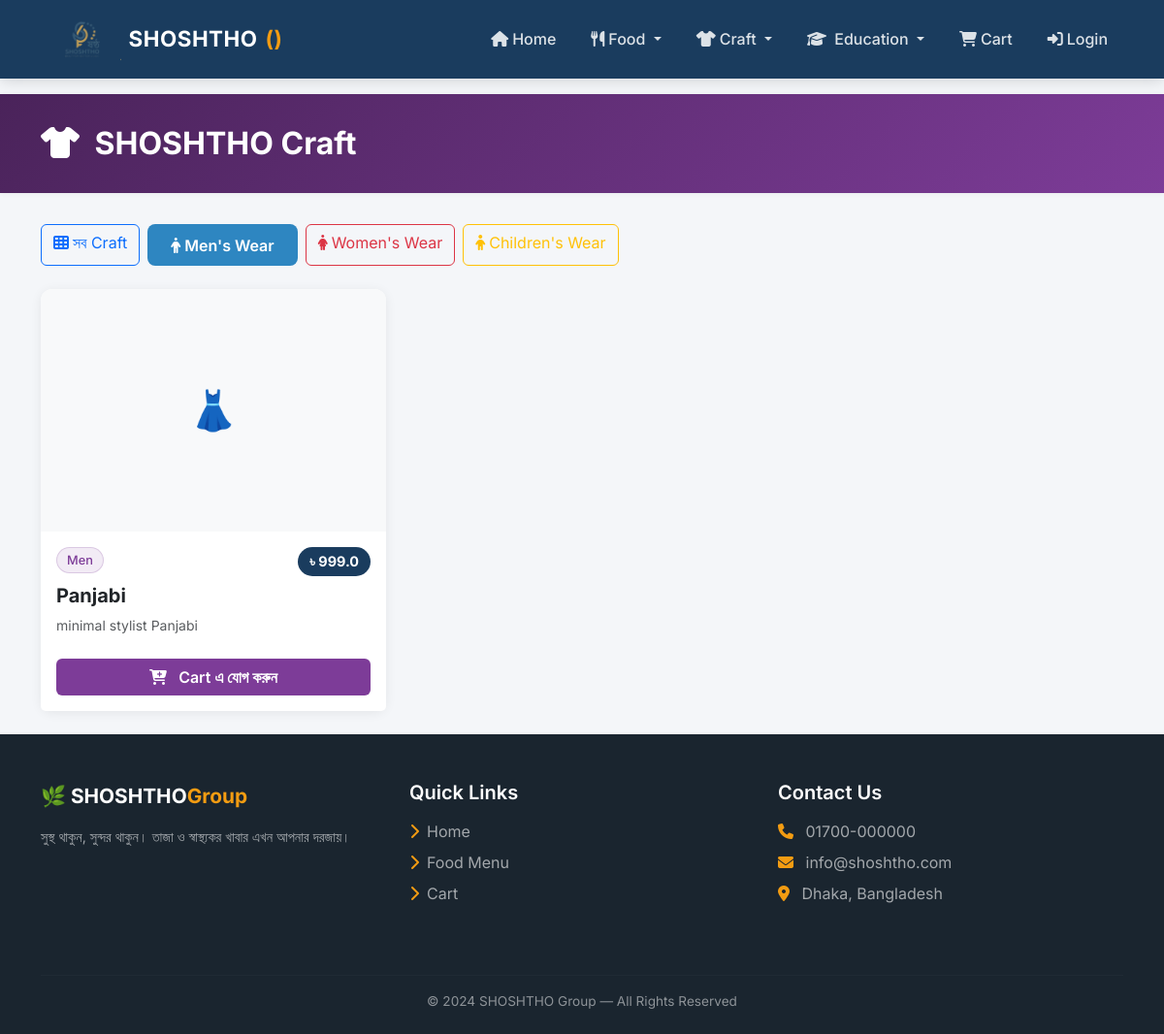
The app's page /craft?category=Men with its own data.
### app/models.py (models this page shows)
class CraftItem(db.Model):
    id = db.Column(db.Integer, primary_key=True)
    name = db.Column(db.String(200), nullable=False)
    description = db.Column(db.Text)
    price = db.Column(db.Float, nullable=False)
    category = db.Column(db.String(100))
    image_url = db.Column(db.String(300))
    is_available = db.Column(db.Boolean, default=True)
    created_at = db.Column(db.DateTime, default=datetime.utcnow)

### app/routes/shop.py (the view)
@shop.route('/craft')
def craft():
    category = request.args.get('category')
    if category:
        items = CraftItem.query.filter_by(
            is_available=True,
            category=category
        ).all()
    else:
        items = CraftItem.query.filter_by(
            is_available=True
        ).all()
    return render_template('craft.html',
                           items=items,
                           current_cat=category)

### app/templates/craft.html (shortened to what this page needs)
{% extends 'base.html' %}
{% block content %}
<div class="page-header"
     style="background:linear-gradient(135deg,#4a235a,#7d3c98);
            padding:2rem 0;">
    <div class="container">
        <h2 class="text-white fw-bold">
            <i class="fas fa-tshirt me-2"></i>
            SHOSHTHO Craft
        </h2>
    </div>
</div>
<div class="container my-4">
    <div class="mb-4 d-flex flex-wrap gap-2">
        <a href="/craft"
           class="btn {% if not current_cat %}btn-primary{% else %}btn-outline-primary{% endif %}">
            <i class="fas fa-th me-1"></i>সব Craft
        </a>
        <a href="/craft?category=Men"
           class="btn {% if current_cat=='Men' %}btn-primary{% else %}btn-outline-primary{% endif %}">
            <i class="fas fa-male me-1"></i>Men's Wear
        </a>
        <a href="/craft?category=Women"
           class="btn {% if current_cat=='Women' %}btn-danger{% else %}btn-outline-danger{% endif %}">
            <i class="fas fa-female me-1"></i>Women's Wear
        </a>
        <a href="/craft?category=Child"
           class="btn {% if current_cat=='Child' %}btn-warning{% else %}btn-outline-warning{% endif %}">
            <i class="fas fa-child me-1"></i>Children's Wear
        </a>
    </div>
    {% if items %}
    <div class="row g-4">
        {% for item in items %}
        <div class="col-md-4 col-sm-6">
            <div class="card food-card h-100">
                <div class="zoom-container"
                     style="height:250px; overflow:hidden;
                            border-radius:12px 12px 0 0;">
                    {% if item.image_url %}
                    <img src="{{ item.image_url }}"
                         class="zoom-img w-100 h-100"
                         style="object-fit:cover;"
                         alt="{{ item.name }}">
                    {% else %}
                    <div class="w-100 h-100 d-flex
                                align-items-center
                                justify-content-center
                                bg-light fs-1">
                        👗
                    </div>
                    {% endif %}
                </div>
                <div class="card-body">
                    <div class="d-flex justify-content-between
                                align-items-start mb-2">
                        <span class="category-badge"
                              style="background:rgba(125,60,152,0.1);
                                     color:#7d3c98;
                                     border-color:rgba(125,60,152,0.2);">
                            {{ item.category }}
                        </span>
                        <span class="price-tag">
                            ৳ {{ item.price }}
                        </span>
                    </div>
                    <h5 class="card-title fw-bold">
                        {{ item.name }}
                    </h5>
                    <p class="card-text text-muted small">
                        {{ item.description }}
                    </p>
                </div>
                <div class="card-footer bg-white border-0 pb-3">
                    <form action="/cart/add/craft/{{ item.id }}"
                          method="POST">
                        <button class="btn w-100"
                                style="background:#7d3c98;
                                       color:white;
                                       font-weight:600;">
                            <i class="fas fa-cart-plus me-2"></i>
                            Cart এ যোগ করুন
                        </button>
                    </form>
                </div>
            </div>
        </div>
        {% endfor %}
    </div>
    {% endif %}
</div>
{% endblock %}

### app/templates/base.html (style rules this page uses)
:root { --primary: #1a3c5e; --secondary: #2e86c1; --accent: #f39c12; --light: #f8f9fa; --dark: #1a252f; --text: #2c3e50; }
* { margin: 0; padding: 0; box-sizing: border-box; }
body { font-family: 'Inter', 'Hind Siliguri', sans-serif; color: var(--text); background: #f4f6f9; }
.btn-primary { background: var(--secondary); border: none; font-weight: 600; padding: 0.6rem 1.5rem; border-radius: 8px; transition: all 0.2s; }
.card { border: none; border-radius: 12px; box-shadow: 0 2px 12px rgba(0,0,0,0.07); transition: all 0.3s; background: white; }
.food-card .price-tag { background: var(--primary); color: white; padding: 4px 12px; border-radius: 20px; font-weight: 700; font-size: 0.9rem; }
.food-card .category-badge { background: rgba(46,134,193,0.1); color: var(--secondary); border: 1px solid rgba(46,134,193,0.2); padding: 3px 10px; border-radius: 20px; font-size: 0.8rem; font-weight: 500; }
.page-header { background: white; padding: 1.5rem 0; margin-bottom: 2rem; box-shadow: 0 1px 5px rgba(0,0,0,0.05); }
.page-header h2 { color: var(--primary); font-weight: 700; margin: 0; }
.zoom-container { cursor: zoom-in; }

### records on screen
CraftItem: category "Men", price "999.0", name "Panjabi", description "minimal stylist Panjabi"
